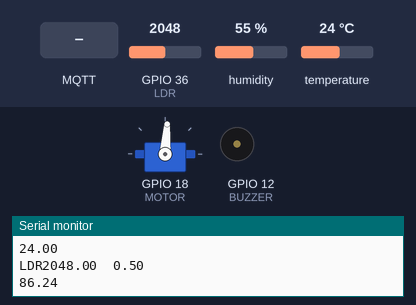
Recording of a sketch running on a simulated ESP32. Parts: servo, buzzer (waves = sounding), the last lines printed to the serial monitor. Inputs (shaded band) come from the test bench; at power-on: GPIO 36 (LDR) = 2048, humidity 55 %, temperature 24 °C. WiFi joins after 1.5 s; servers stay silent unless stated; network time is answered at once with the bench clock; the local clock reads 2024-03-15 10:24:30 at power-on unless the sketch sets it; no MQTT or app messages arrive unless stated.

Above: at 2.7 s.
2.8 s: MQTT message "1" arrives on the first subscribed topic
At 4.0 s:
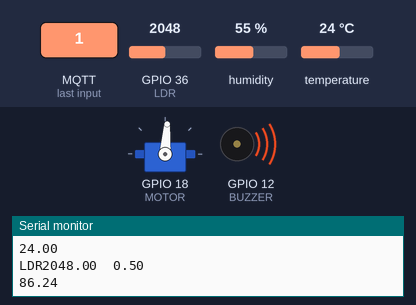
5.0 s: GPIO 36 (LDR) set to 2866
At 6.4 s:
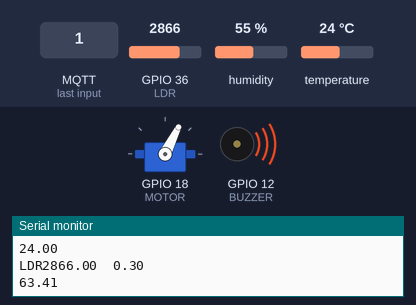
7.1 s: MQTT message "on" arrives on the first subscribed topic
At 8.8 s:
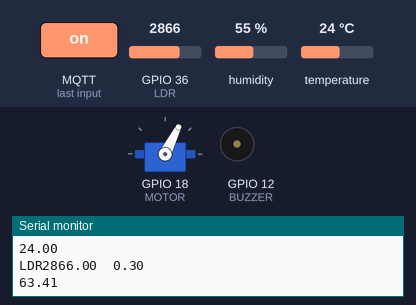
9.1 s: MQTT message "1" arrives on the third subscribed topic
At 10.0 s:
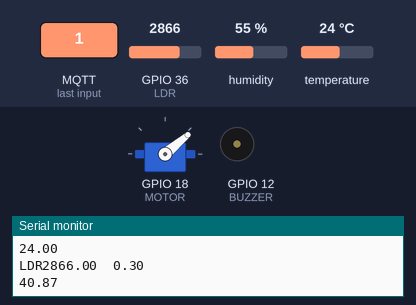
11.1 s: MQTT message "1" arrives on the second subscribed topic
At 12.3 s:
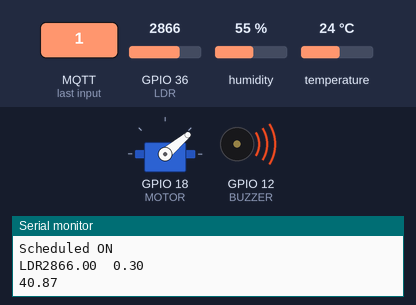
13.2 s: GPIO 36 (LDR) set to 3603
At 14.7 s:
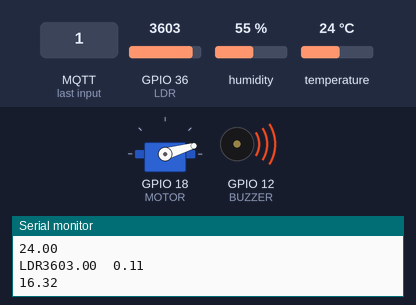
Timing chart, 0 to 16.2 s (numbered marks = the images above; inputs shaded):
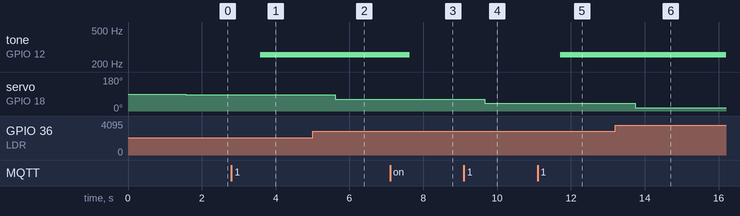

Measured:
- after the input at 2.8 s, tone on GPIO 12 (BUZZER): silent → 256 Hz after 0.78 s
- after the input at 5.0 s, servo on GPIO 18 (MOTOR): 86° → 63° after 0.61 s
- after the input at 7.1 s, tone on GPIO 12 (BUZZER): 256 Hz → silent after 0.53 s
- after the input at 9.1 s, servo on GPIO 18 (MOTOR): 63° → 40° after 0.56 s
- after the input at 11.1 s, tone on GPIO 12 (BUZZER): silent → 256 Hz after 0.61 s
- after the input at 13.2 s, servo on GPIO 18 (MOTOR): 40° → 16° after 0.54 s

The sketch:

medibox.ino
```cpp
#include <WiFi.h>
#include <PubSubClient.h>
#include "DHTesp.h"
#include <NTPClient.h>
#include <WiFiUdp.h>
#include <ESP32Servo.h>

#define DHT_PIN 15
#define BUZZER 12
#define LDR 36
#define MOTOR 18


float minAngle=30.0;// Minimum angle of the shaded sliding window
float controlFac=0.75;// Controlling factor used to calculate motor angle

Servo motor;

WiFiClient espClient;
PubSubClient mqttClient(espClient);

WiFiUDP ntpUDP;
NTPClient timeClient(ntpUDP);

DHTesp dhtSensor;

bool isScheduledON = false;// Flag to indicate if the schedule is enabled
unsigned long scheduledOnTime;

char tempAr[6];// Array to store temperature as a string
char lightAr[6];// Array to store light intensity as a string

void setup() {
  Serial.begin(115200);
  setupWifi();// Connect to WiFi network

  setupMqtt();// Setup MQTT communication

  dhtSensor.setup(DHT_PIN, DHTesp::DHT22);// Setup DHT sensor

  timeClient.begin();
  timeClient.setTimeOffset(5.5*3600);// Set time offset (5.5 hours for Sri Lanka)

  pinMode(BUZZER, OUTPUT);
  digitalWrite(BUZZER, LOW);

  pinMode(LDR, INPUT);

  motor.attach(MOTOR, 500, 2400);// Attach servo motor to pin
}

void loop() {
  if (!mqttClient.connected()){
    connectToBroker();// Connect to MQTT broker if not already connected
  }

  mqttClient.loop();

  updateTemperature();// Read temperature from DHT sensor
  Serial.println(tempAr);
  mqttClient.publish("ENTC-IDP-ADMIN-TEMP",tempAr);// Publish temperature to MQTT topic

  checkSchedule();// Check if the scheduled time has arrived

  updateLightIntensity();// Read light intensity from LDR
  mqttClient.publish("ENTC-IDP-ADMIN-LIGHT",lightAr);// Publish light intensity to MQTT topic

  delay(1000);
}

void buzzerOn(bool on){
  if (on){
    tone(BUZZER, 256);
  }
  else{
    noTone(BUZZER);
  }
}

void setupMqtt(){
  mqttClient.setServer("test.mosquitto.org",1883);
  mqttClient.setCallback(receiveCallback);
}

void receiveCallback(char* topic, byte* payload, unsigned int length){
  Serial.print("Message arrived [");
  Serial.print(topic);
  Serial.print("] ");

  char payloadCharAr[length];

  for (int i=0;i<length;i++){
    Serial.print((char)payload[i]);
    payloadCharAr[i]=(char)payload[i];
  }

  Serial.println(":");

  if (strcmp(topic,"ENTC-IDP-ADMIN-MAIN-ON-OFF")==0){
      buzzerOn(payloadCharAr[0]=='1');
  }
  else if (strcmp(topic,"ENTC-IDP-ADMIN-SCH-ON")==0){
      if (payloadCharAr[0]=='N'){
        isScheduledON = false;
      }else{
        isScheduledON = true;
        scheduledOnTime = atol(payloadCharAr);
      }
  }
  if (strcmp(topic,"ENTC-IDP-ADMIN-MINIMUM-ANG")==0){
      minAngle = atof(payloadCharAr);
      Serial.println(minAngle);
  }
  if (strcmp(topic,"ENTC-IDP-ADMIN-CONTROL-FAC")==0){
      controlFac = atof(payloadCharAr);
      Serial.println(controlFac);
  }
}

void connectToBroker(){
  while (!mqttClient.connected()){
    Serial.println("Attempting MQTT connetion...");
    if (mqttClient.connect("ESP-9813247900")){
      Serial.println("Connected");
      mqttClient.subscribe("ENTC-IDP-ADMIN-MAIN-ON-OFF");
      mqttClient.subscribe("ENTC-IDP-ADMIN-SCH-ON");
      mqttClient.subscribe("ENTC-IDP-ADMIN-MINIMUM-ANG");
      mqttClient.subscribe("ENTC-IDP-ADMIN-CONTROL-FAC");
    }
    else{
      Serial.println("failed");
      Serial.println(mqttClient.state());
      delay(5000);
    }
  }
}

void updateTemperature(){
  TempAndHumidity data=dhtSensor.getTempAndHumidity();
  String(data.temperature,2).toCharArray(tempAr, 6);
}

void updateLightIntensity() {
  const float analogMinValue = 32.0;   // Minimum analogRead value
  const float analogMaxValue = 4063.0; // Maximum analogRead value
  const float intensityMin = 0.0;  // Minimum intensity value
  const float intensityMax = 1.0;  // Maximum intensity value

  float sensorValue = analogRead(LDR);

  float intensity = intensityMax+(analogMinValue-sensorValue)/(analogMaxValue-analogMinValue);
  Serial.println("LDR"+String(sensorValue)+"  "+String(intensity));
  String(intensity, 2).toCharArray(lightAr, 6);

  AdjustServoMotor(intensity);// Adjust the position of the shaded sliding window based on light intensity
}


void setupWifi(){
  Serial.println();
  Serial.print("Connecting to ");
  Serial.println("Wokwi-GUEST");
  WiFi.begin("Wokwi-GUEST","");

  while (WiFi.status()!=WL_CONNECTED){
    delay(500);
    Serial.print(".");
  }

  Serial.println("Wifi connected");
  Serial.print("IP Address: ");
  Serial.println(WiFi.localIP());
}

unsigned long getTime(){
  timeClient.update();
  return timeClient.getEpochTime();// Get current time from NTP server
}

void checkSchedule(){
  if (isScheduledON){
    unsigned long currentTime = getTime();
    Serial.println("currentTime "+String(currentTime));
    Serial.println("scheduledOnTime "+String(scheduledOnTime));
    if (currentTime > scheduledOnTime){
      buzzerOn(true);
      isScheduledON = false;
      mqttClient.publish("ENTC-IDP-ADMIN-MAIN-ON-OFF-ESP","1");
      mqttClient.publish("ENTC-IDP-ADMIN-SCH-ESP-ON","0");
      Serial.println("Scheduled ON");
    }
  }
}


void AdjustServoMotor(double lightintensity){
  double angle = minAngle +(180.0-minAngle)*lightintensity*controlFac;// Calculate the angle based on light intensity
  Serial.println(angle);
  motor.write(angle);// Set the angle of the servo motor to adjust the shaded sliding window
}
```
